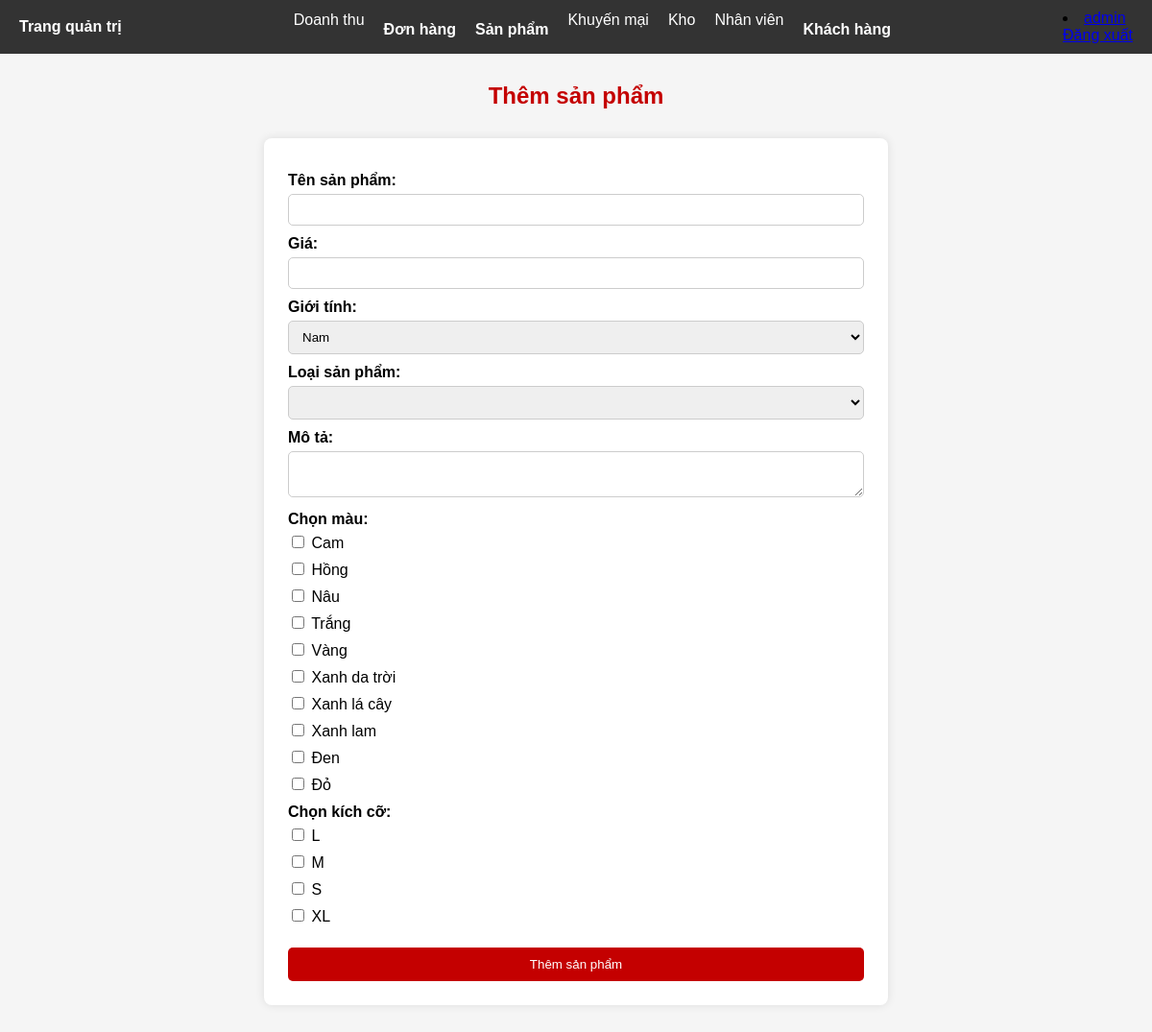
Screenshot of /admin/sanpham/themsanphamnam.php (signed in) with the database file from the repository.
### tables this page shows
CREATE TABLE `mau` (
  `MaMau` varchar(50) NOT NULL
);

CREATE TABLE `kichco` (
  `MaSize` varchar(10) NOT NULL
);

### admin/sanpham/themsanphamnam.php (the view, shortened to what this page needs)
<?php
include '../include/header.php';
$mau_result = mysqli_query($conn, "SELECT MaMau FROM mau");
$size_result = mysqli_query($conn, "SELECT MaSize FROM kichco");
?>
<!DOCTYPE html>
<html>
<head>
</head>
<body>
<h2>Thêm sản phẩm</h2>
<form method="POST" enctype="multipart/form-data">
    <label>Tên sản phẩm:</label>
    <input type="text" name="tensp" required>
    <label>Giá:</label>
    <input type="number" name="gia" required>
    <label>Giới tính:</label>
    <select name="gioitinh" id="gioitinh" required>
        <option value="nam">Nam</option>
    </select>
    <label>Loại sản phẩm:</label>
    <select name="maloai" id="maloai" required>
    </select>
    <label>Mô tả:</label>
    <textarea name="mota" required></textarea>
    <label>Chọn màu:</label>
    <div class="checkbox-group">
        <?php
        mysqli_data_seek($mau_result, 0);
        while ($row = mysqli_fetch_assoc($mau_result)) { ?>
            <div>
                <input type="checkbox" name="mau[]" value="<?php echo $row['MaMau']; ?>"
                    onclick="toggleImageUpload(this)"> <?php echo $row['MaMau']; ?>
            </div>
        <?php } ?>
    </div>
    <label>Chọn kích cỡ:</label>
    <div class="checkbox-group">
        <?php
        mysqli_data_seek($size_result, 0);
        while ($row = mysqli_fetch_assoc($size_result)) { ?>
            <div>
                <input type="checkbox" name="size[]" value="<?php echo $row['MaSize']; ?>">
                <?php echo $row['MaSize']; ?>
            </div>
        <?php } ?>
    </div>
    <button type="submit">Thêm sản phẩm</button>
</form>
</body>
</html>

### admin/include/header.php (style rules this page uses)
body { margin: 0; font-family: Arial, sans-serif; }

### admin/sanpham/themsanphamnam.php (style rules this page uses)
body { font-family: Arial, sans-serif; background-color: #f5f5f5; }
h2 { text-align: center; margin-top: 30px; color: #c40000; }
form { max-width: 600px; margin: 30px auto; padding: 25px; background: #fff; border-radius: 8px; box-shadow: 0 0 10px rgba(0,0,0,0.1); }
label { font-weight: bold; display: block; margin-top: 10px; margin-bottom: 5px; }
input[type="text"], input[type="number"], select, textarea { width: 100%; padding: 8px 10px; border: 1px solid #ccc; border-radius: 5px; box-sizing: border-box; }
textarea { resize: vertical; }
button[type="submit"] { background-color: #c40000; color: white; padding: 10px 18px; border: none; border-radius: 5px; margin-top: 15px; cursor: pointer; width: 100%; }
.checkbox-group { margin-top: 5px; }
.checkbox-group div { margin-bottom: 8px; }

### rows the page displays
mau: MaMau "Cam"
mau: MaMau "Hồng"
mau: MaMau "Nâu"
mau: MaMau "Trắng"
mau: MaMau "Vàng"
mau: MaMau "Xanh da trời"
mau: MaMau "Xanh lá cây"
mau: MaMau "Xanh lam"
mau: MaMau "Đen"
mau: MaMau "Đỏ"
kichco: MaSize "L"
kichco: MaSize "M"
kichco: MaSize "S"
kichco: MaSize "XL"

### other values shown
$tennv "admin"
